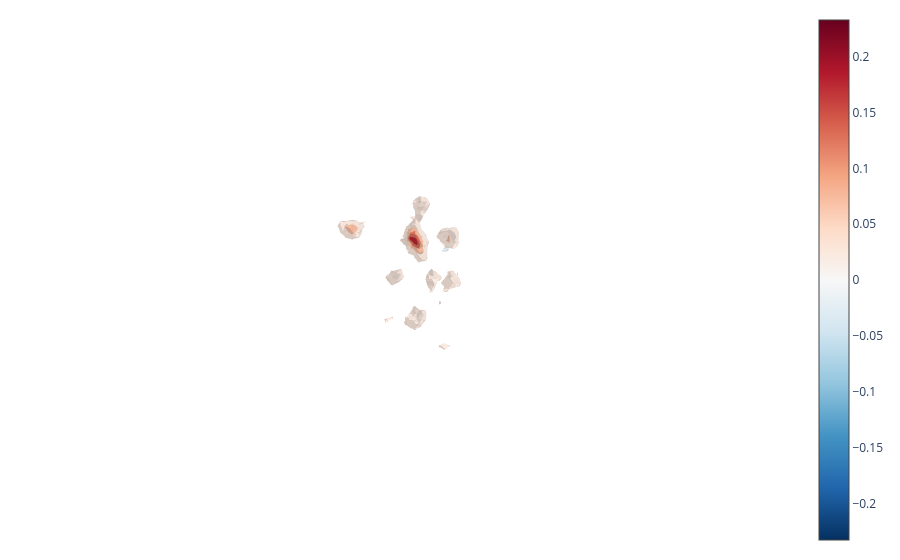

Notebook cell for this chart:
### Code cell
plot_voxel = fam_importance[1]

X, Y, Z = np.indices(plot_voxel.shape)

fig = go.Figure()

fig.add_trace(go.Volume(
    x=X.flatten(),
    y=Y.flatten(),
    z=Z.flatten(),
    value=plot_voxel.flatten(),
    isomin=-np.max(np.abs(plot_voxel)),
    isomax= np.max(np.abs(plot_voxel)),
    opacity=0.7,  # global scaling factor
    surface_count=10,  # number of contour surfaces
    colorscale="RdBu_r", # red/blue diverging
    caps=dict(x_show=False, y_show=False, z_show=False)  # hide box caps
))

# for i, _ in enumerate(fig.data): 
#     fig.data[i]['colorscale'] = ((1.0, 'rgba(103,0,31, 1)'),
#                       (0.9, 'rgba(178,24,43, 1)'),
#                       (0.8, 'rgba(214,96,77, 1)'),
#                       (0.6, 'rgba(244,165,130, 1)'),
#                     #   (0.4, 'rgba(253,219,199, 1)'),
#                       (0.5, 'rgba(247,247,247, 0)'),
#                     #   (0.6, 'rgba(209,229,240, 1)'),
#                       (0.4, 'rgba(146,197,222, 1)'),
#                       (0.2, 'rgba(67,147,195, 1)'),
#                       (0.1, 'rgba(33,102,172, 1)'),
#                       (0.0, 'rgba(5,48,97, 1)'))
    
fig = pf._plotly_blank_style(fig)
fig.show()

### Figure 1 — Plotly figure (JSON) as saved in the notebook; plotly's stock layout.template omitted (floating-point values rounded to 4 significant figures; data arrays with more than 128 entries replaced by an {"elided": "..."} marker saying what was removed)
{"data": [{"caps": {"x": {"show": false}, "y": {"show": false}, "z": {"show": false}}, "colorscale": [[0, "rgb(5,48,97)"], [0.1, "rgb(33,102,172)"], [0.2, "rgb(67,147,195)"], [0.3, "rgb(146,197,222)"], [0.4, "rgb(209,229,240)"], [0.5, "rgb(247,247,247)"], [0.6, "rgb(253,219,199)"], [0.7, "rgb(244,165,130)"], [0.8, "rgb(214,96,77)"], [0.9, "rgb(178,24,43)"], [1, "rgb(103,0,31)"]], "isomax": 0.2328, "isomin": -0.2328, "opacity": 0.7, "surface": {"count": 10}, "type": "volume", "value": {"elided": "76912 float values"}, "x": {"elided": "76912 int values"}, "y": {"elided": "76912 int values"}, "z": {"elided": "76912 int values"}}], "layout": {"margin": {"b": 10, "l": 10, "r": 10, "t": 10}, "scene": {"xaxis": {"showbackground": false, "visible": false}, "yaxis": {"showbackground": false, "visible": false}, "zaxis": {"showbackground": false, "visible": false}}}}
